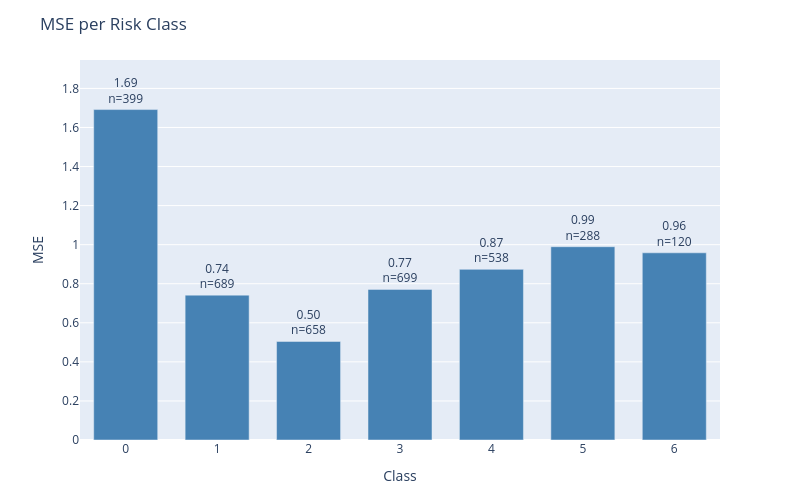

The code cell stored with this chart in its notebook:
### Code cell
plot_error_by_group(
    df=results_test,
    y_true_col='actual',
    y_pred_col='prediction',
    group_by='class',
    metric='mse',
    title='MSE per Risk Class'
)

### Figure 1 — Plotly figure (JSON) as saved in the notebook; plotly's stock layout.template omitted (floating-point values rounded to 4 significant figures)
{"data": [{"marker": {"color": "steelblue"}, "text": ["1.69<br>n=399", "0.74<br>n=689", "0.50<br>n=658", "0.77<br>n=699", "0.87<br>n=538", "0.99<br>n=288", "0.96<br>n=120"], "textposition": "outside", "type": "bar", "x": ["0", "1", "2", "3", "4", "5", "6"], "y": [1.692, 0.7417, 0.5046, 0.7711, 0.8736, 0.9896, 0.9583]}], "layout": {"bargap": 0.3, "height": 500, "margin": {"b": 60, "t": 60}, "title": {"text": "MSE per Risk Class"}, "uniformtext": {"minsize": 8, "mode": "hide"}, "width": 800, "xaxis": {"title": {"text": "Class"}}, "yaxis": {"range": [0, 1.945], "title": {"text": "MSE"}}}}
